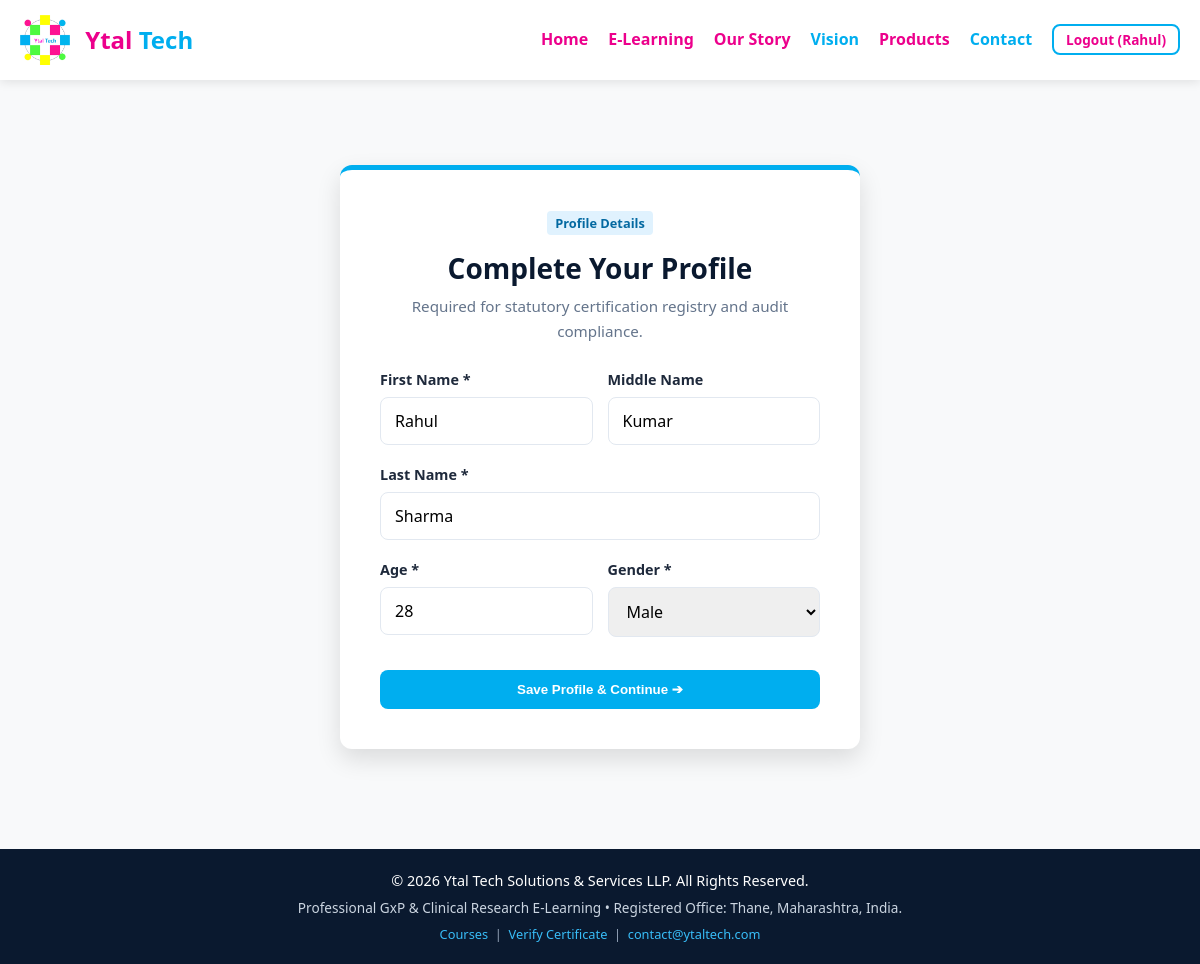
The page /elearning/complete-profile (signed in) on the database its author committed.
### elearning/models.py (models this page shows, shortened)
class User(db.Model):
    __tablename__ = 'users'
    id = db.Column(db.Integer, primary_key=True)
    email = db.Column(db.String(255), unique=True, nullable=False, index=True)
    password_hash = db.Column(db.String(255), nullable=True)
    first_name = db.Column(db.String(100), nullable=False)
    middle_name = db.Column(db.String(100), nullable=True)
    last_name = db.Column(db.String(100), nullable=False)
    age = db.Column(db.Integer, nullable=True)
    gender = db.Column(db.String(20), nullable=True)
    role = db.Column(db.String(50), nullable=False, default='learner')
    is_verified = db.Column(db.Boolean, default=False)
    email_verification_token = db.Column(db.String(128), nullable=True)
    reset_password_token = db.Column(db.String(128), nullable=True)
    reset_token_expiry = db.Column(db.DateTime, nullable=True)
    google_id = db.Column(db.String(100), nullable=True, unique=True)
    is_active = db.Column(db.Boolean, default=True)
    house_no = db.Column(db.String(100), nullable=True)
    building = db.Column(db.String(150), nullable=True)
    street = db.Column(db.String(150), nullable=True)
    area = db.Column(db.String(150), nullable=True)
    city = db.Column(db.String(100), nullable=True)
    state = db.Column(db.String(100), nullable=True)
    country = db.Column(db.String(100), default='India')
    pincode = db.Column(db.String(20), nullable=True)
    phone = db.Column(db.String(20), nullable=True)
    gstin = db.Column(db.String(30), nullable=True)
    organization_name = db.Column(db.String(200), nullable=True)
    billing_address = db.Column(db.Text, nullable=True)
    created_at = db.Column(db.DateTime, default=lambda: datetime.now(timezone.utc))
    updated_at = db.Column(db.DateTime, default=lambda: datetime.now(timezone.utc), onupdate=lambda: datetime.now(timezone.utc))
    enrolments = db.relationship('Enrolment', backref='user', lazy=True, cascade='all, delete-orphan')
    payment_orders = db.relationship('PaymentOrder', foreign_keys='PaymentOrder.user_id', backref='user', lazy=True)
    certificates = db.relationship('Certificate', backref='user', lazy=True)
    audit_logs = db.relationship('AuditLog', backref='user', lazy=True)
    def has_role(self, *roles):
        if self.role == 'super_admin':
            return True
        return self.role in roles

### elearning/auth.py (the view, shortened to what this page needs)
@auth_bp.route('/complete-profile', methods=['GET', 'POST'])
@login_required
def complete_profile():
    user = get_current_user()
    next_url = get_safe_redirect_url(request.args.get('next'))
    return render_template('elearning/complete_profile.html', user=user, next=next_url)

### elearning/auth.py (called while the page is built)
def get_current_user():
    user_id = session.get('user_id')
    if user_id:
        return db.session.get(User, user_id)
    return None

def login_required(f):
    from functools import wraps
    @wraps(f)
    def decorated_function(*args, **kwargs):
        if 'user_id' not in session:
            flash("Please sign up or log in to access the e-learning courses.", "warning")
            return redirect(url_for('auth.login', next=request.url))
        return f(*args, **kwargs)
    return decorated_function

### elearning/models.py (called while the page is built)
    @classmethod
    def get(cls, key, default=None):
        setting = cls.query.filter_by(key=key).first()
        return setting.value if setting and setting.value is not None else default

### elearning/utils.py (called while the page is built, shortened)
def is_safe_url(target):
    if not target:
        return False

def get_safe_redirect_url(target, default=None):
    if is_safe_url(target):
        return target
    return default or url_for('elearning.courses_list')

### templates/elearning/complete_profile.html (shortened to what this page needs)
{% extends 'elearning/base.html' %}
{% block content %}
<div class="container">
    <div class="auth-card">
        <div class="auth-header">
            <span class="meta-tag" style="background:#e0f2fe;color:#0369a1;font-weight:700;">Profile Details</span>
            <h2 style="margin-top: 10px;">Complete Your Profile</h2>
            <p style="color: var(--text-muted); font-size: 0.95rem; margin-top: 4px;">
                Required for statutory certification registry and audit compliance.
            </p>
        </div>
        <form action="{{ url_for('auth.complete_profile', next=next) }}" method="POST">
            <div style="display: grid; grid-template-columns: 1fr 1fr; gap: 15px;">
                <div class="form-group">
                    <label>First Name *</label>
                    <input type="text" name="first_name" class="form-control" value="{{ user.first_name }}" required>
                </div>
                <div class="form-group">
                    <label>Middle Name</label>
                    <input type="text" name="middle_name" class="form-control" value="{{ user.middle_name or '' }}">
                </div>
            </div>
            <div class="form-group">
                <label>Last Name *</label>
                <input type="text" name="last_name" class="form-control" value="{{ user.last_name }}" required>
            </div>
            <div style="display: grid; grid-template-columns: 1fr 1fr; gap: 15px;">
                <div class="form-group">
                    <label>Age *</label>
                    <input type="number" name="age" min="16" max="100" class="form-control" value="{{ user.age or '' }}" required>
                </div>
                <div class="form-group">
                    <label>Gender *</label>
                    <select name="gender" class="form-control" required>
                        <option value="Male" {% if user.gender == 'Male' %}selected{% endif %}>Male</option>
                    </select>
                </div>
            </div>
            <button type="submit" class="btn-primary" style="width: 100%; justify-content: center; padding: 12px; margin-top: 15px;">
                Save Profile & Continue ➔
            </button>
        </form>
    </div>
</div>
{% endblock %}

### templates/elearning/base.html (shortened to what this page needs)
<!DOCTYPE html>
<html lang="en">
<head>
    <link rel="stylesheet" href="{{ url_for('static', filename='style.css') }}">
    <link rel="stylesheet" href="{{ url_for('static', filename='elearning/elearning.css') }}">
</head>
<body class="elearning-body">
    <header>
        <nav aria-label="Main Navigation">
            <a href="{{ url_for('home') }}" class="logo-container">
                <img src="{{ url_for('static', filename='Ytal Tech logo.jpg') }}" alt="Ytal Tech Logo">
                <div class="logo-text">
                    <span class="logo-ytal">Ytal</span> <span class="logo-tech">Tech</span>
                </div>
            </a>
            <ul class="nav-links" id="navLinks">
                <li><a href="{{ url_for('home') }}">Home</a></li>
                <li><a href="{{ url_for('elearning.courses_list') }}" style="color:var(--secondary-color);font-weight:700;">E-Learning</a></li>
                <li><a href="{{ url_for('home') }}#story">Our Story</a></li>
                <li><a href="{{ url_for('home') }}#vision">Vision</a></li>
                <li><a href="{{ url_for('home') }}#products">Products</a></li>
                <li><a href="{{ url_for('home') }}#contact">Contact</a></li>
                {% if is_logged_in %}
                    <li>
                        <a href="{{ url_for('auth.logout') }}" class="btn-outline" style="padding:4px 12px;font-size:0.85rem;">Logout ({{ current_user.first_name }})</a>
                    </li>
                {% else %}
                    <li><a href="{{ url_for('auth.login') }}" style="color:var(--primary-color);">Login</a></li>
                    <li><a href="{{ url_for('auth.register') }}" class="btn" style="padding:6px 14px;font-size:0.85rem;color:#fff;">Sign Up</a></li>
                {% endif %}
            </ul>
        </nav>
    </header>
    <main id="main-content" class="main-content">
        {% block content %}{% endblock %}
    </main>
    <footer>
        <div class="container">
            <p>&copy; 2026 Ytal Tech Solutions & Services LLP. All Rights Reserved.</p>
            <p style="font-size: 0.85rem; margin-top: 5px; color: #cbd5e1;">
                Professional GxP & Clinical Research E-Learning • Registered Office: Thane, Maharashtra, India.
            </p>
            <p style="font-size: 0.8rem; margin-top: 5px; color: #94a3b8;">
                <a href="{{ url_for('elearning.courses_list') }}" style="color:#38bdf8;text-decoration:none;">Courses</a> &nbsp;|&nbsp;
                <a href="{{ url_for('certificates.verify_certificate') }}" style="color:#38bdf8;text-decoration:none;">Verify Certificate</a> &nbsp;|&nbsp;
                <a href="mailto:contact@ytaltech.com" style="color:#38bdf8;text-decoration:none;">contact@ytaltech.com</a>
            </p>
        </div>
    </footer>
</body>
</html>

### static/style.css (style rules this page uses)
:root { --primary-color: #00AEEF; --secondary-color: #EC008C; --accent-green: #39B54A; --accent-yellow: #FFF200; --bg-light: #F8F9FA; --bg-white: #FFFFFF; --text-dark: #333333; --text-light: #666666; --font-family: 'Segoe UI', Roboto, Helvetica, Arial, sans-serif; }
* { margin: 0; padding: 0; box-sizing: border-box; scroll-behavior: smooth; }
body { font-family: var(--font-family); color: var(--text-dark); line-height: 1.6; background-color: var(--bg-white); }
.container { max-width: 1200px; margin: 0 auto; padding: 0 20px; }
header { position: sticky; top: 0; background-color: var(--bg-white); box-shadow: 0 2px 10px rgba(0,0,0,0.1); z-index: 1000; }
nav { display: flex; justify-content: space-between; align-items: center; padding: 15px 20px; max-width: 1200px; margin: 0 auto; }
.logo-container { display: flex; align-items: center; text-decoration: none; }
.logo-container img { height: 50px; margin-right: 15px; }
.logo-text { font-size: 1.5rem; font-weight: bold; }
.logo-ytal { color: var(--secondary-color); }
.logo-tech { color: var(--primary-color); }
.nav-links { list-style: none; display: flex; gap: 20px; }
.nav-links a { text-decoration: none; font-weight: 600; transition: opacity 0.3s ease; }
.nav-links li:nth-child(odd) a { color: var(--secondary-color); }
.nav-links li:nth-child(even) a { color: var(--primary-color); }
footer { background-color: #0A192F; color: #FFFFFF; text-align: center; padding: 20px 20px; font-size: 0.9rem; }

### static/elearning/elearning.css (style rules this page uses)
:root { --primary: #00AEEF; --primary-hover: #0098d3; --secondary: #EC008C; --secondary-hover: #cf007b; --accent-green: #39B54A; --accent-yellow: #FFF200; --dark-navy: #0A192F; --surface: #FFFFFF; --surface-alt: #F8F9FA; --border-color: #E2E8F0; --text-primary: #1E293B; --text-muted: #64748B; --danger: #EF4444; --warning: #F59E0B; --success: #10B981; --radius-sm: 4px; --radius-md: 8px; --radius-lg: 12px; --shadow-sm: 0 1px 3px rgba(0,0,0,0.1); --shadow-md: 0 4px 12px rgba(0,0,0,0.08); --shadow-lg: 0 10px 25px rgba(0,0,0,0.12); }
.elearning-body { font-family: 'Segoe UI', Roboto, -apple-system, BlinkMacSystemFont, sans-serif; color: var(--text-primary); background-color: var(--surface-alt); min-height: 100vh; display: flex; flex-direction: column; }
.main-content { flex: 1; padding: 30px 0 60px; }
.btn-primary { background-color: var(--primary); color: #fff; padding: 10px 24px; border-radius: var(--radius-md); font-weight: 600; border: none; cursor: pointer; text-decoration: none; display: inline-flex; align-items: center; gap: 8px; transition: all 0.2s ease; }
.btn-outline { background: transparent; border: 2px solid var(--primary); color: var(--primary); padding: 8px 20px; border-radius: var(--radius-md); font-weight: 600; cursor: pointer; text-decoration: none; transition: all 0.2s ease; }
.meta-tag { font-size: 0.8rem; padding: 3px 8px; border-radius: 4px; background: #e2e8f0; color: #475569; }
.auth-card { max-width: 520px; margin: 40px auto; background: var(--surface); border-radius: var(--radius-lg); box-shadow: var(--shadow-lg); padding: 40px; border-top: 5px solid var(--primary); }
.auth-header { text-align: center; margin-bottom: 25px; }
.auth-header h2 { color: var(--dark-navy); font-size: 1.75rem; }
.form-group { margin-bottom: 18px; }
.form-group label { display: block; margin-bottom: 6px; font-weight: 600; font-size: 0.9rem; color: var(--text-primary); }
.form-control { width: 100%; padding: 12px 14px; border: 1px solid var(--border-color); border-radius: var(--radius-md); font-size: 1rem; font-family: inherit; transition: border-color 0.2s, box-shadow 0.2s; }

### rows shown on the page
User: first_name "Rahul", middle_name "Kumar", last_name "Sharma", age "28", gender "Male"
